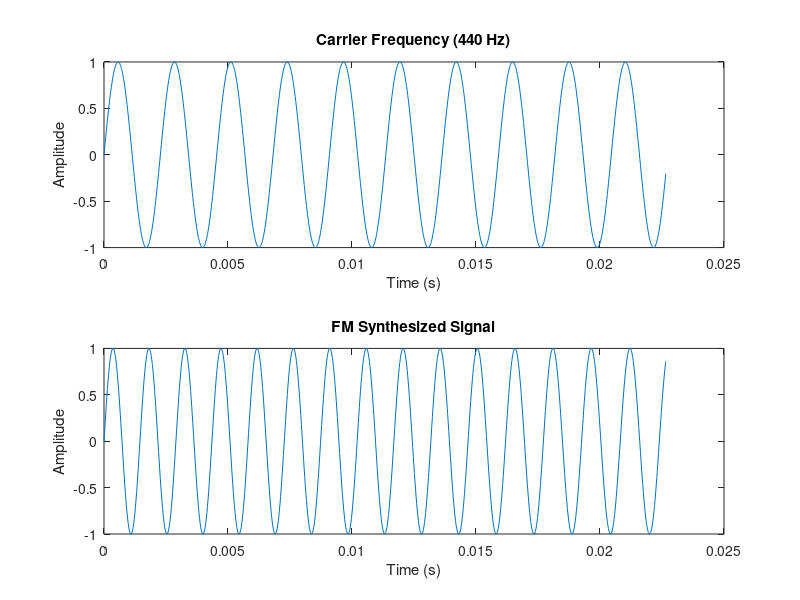

MATLAB code to generate this figure:
% Parameters
sample_rate = 44100;        % Sampling rate
duration = 2;               % Duration of the sound 
carrier_freq = 440;         % Carrier frequency 
modulating_freq = 5;        % Modulating frequency 
modulation_index = 50;      % Modulation index 

% Time
t = 0:1/sample_rate:duration-1/sample_rate;

% FM synthesis: Carrier frequency with modulation
carrier = sin(2 * pi * carrier_freq * t);                   
modulator = sin(2 * pi * modulating_freq * t);              

modulated_signal = sin(2 * pi * carrier_freq * t + modulation_index * modulator);  % FM signal

% Normalize Carrier Frequency
carrier = carrier / max(abs(carrier));  
modulated_signal = modulated_signal / max(abs(modulated_signal)); 


disp('Playing unmodulated carrier signal...');
sound(carrier, sample_rate); 

pause(duration);

% Play the modulated FM signal
disp('Playing modulated FM signal...');
sound(modulated_signal, sample_rate);

% Plot the waveform (first 1000 samples for visualization)
figure;

% Carrier waveform plot
subplot(2,1,1);
plot(t(1:1000), carrier(1:1000));
title('Carrier Frequency (440 Hz)');
xlabel('Time (s)');
ylabel('Amplitude');

% Modulated waveform plot
subplot(2,1,2);
plot(t(1:1000), modulated_signal(1:1000));
title('FM Synthesized Signal');
xlabel('Time (s)');
ylabel('Amplitude');
